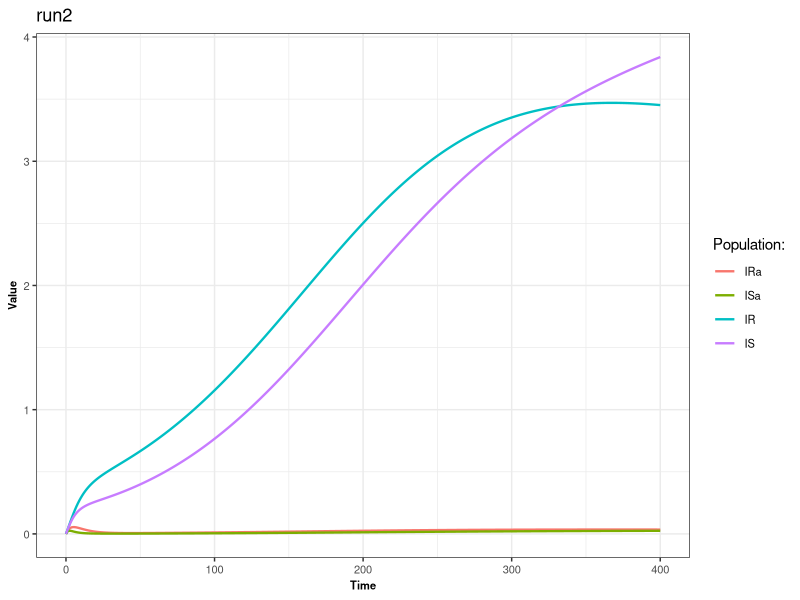
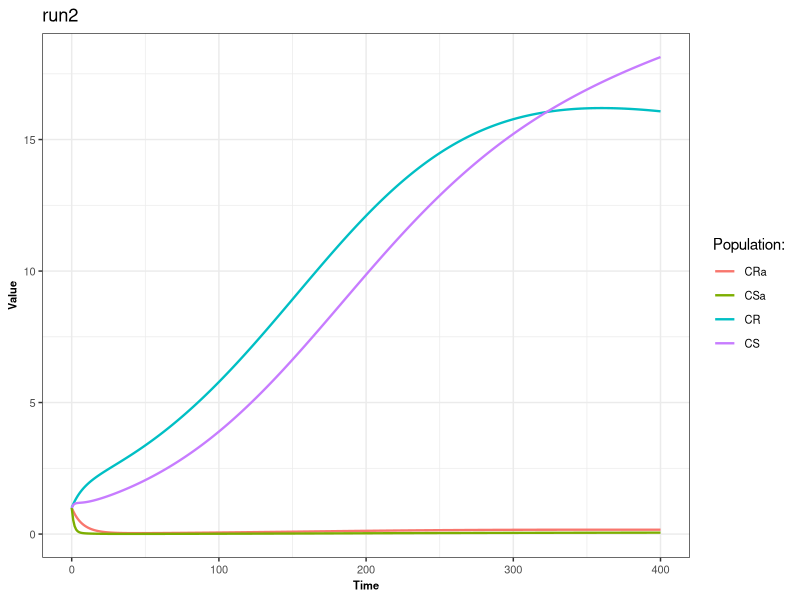
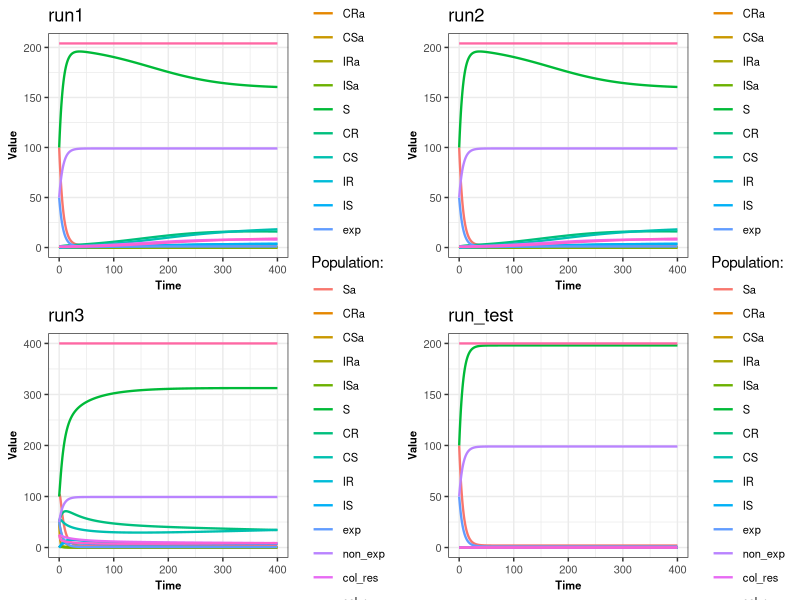

R code for these plots, in order:
library(deSolve)
library(ggplot2)
library(reshape2)
library(dplyr)
library(gridExtra)

Res_model <- function(t, pop, param) {
  
  with(as.list(c(pop, param)), {
    
    
    N=Sa+CRa+CSa+IRa+ISa+S+CR+CS+IR+IS
    
  
    
    dSa <- -Sa*((beta*ct*(CRa+IRa)/N)+(beta*ct*(CR+IR)/N)+beta*(CSa+ISa+CS+IS)/N)+delta*IRa+delta*ISa-omega*Sa+teta*S+gamma*CRa+(gamma+alpha)*CSa
    dCRa <- Sa*((beta*ct*(CRa+IRa)/N)+beta*ct*(CR+IR)/N)-gamma*CRa-rhoRa*CRa-omega*CRa+teta*CR
    dCSa <- Sa*(beta*(CSa+ISa+CS+IS)/N)-(gamma+alpha)*CSa-rhoSa*CSa-omega*CSa+teta*CS
    dIRa <- rhoRa*CRa-delta*IRa-omega*IRa+teta*IR
    dISa <- rhoSa*CSa-delta*ISa-omega*ISa+teta*IS
    
    dS <- -S*((beta*ct*(CRa+IRa)/N)+(beta*ct*(CR+IR)/N)+beta*(CSa+ISa+CS+IS)/N)+delta*IR+delta*IS+omega*Sa-teta*S+gamma*CR+gamma*CS
    dCR <- S*((beta*ct*(CRa+IRa)/N)+beta*ct*(CR+IR)/N)-gamma*CR-rho*CR+omega*CRa-teta*CR
    dCS <- S*(beta*(CSa+ISa+CS+IS)/N)-gamma*CS-rho*CS+omega*CSa-teta*CS
    dIR <- rho*CR-delta*IR+omega*IRa-teta*IR
    dIS <- rho*CS-delta*IS+omega*ISa-teta*IS
    
 
    res<-c(dSa,dCRa,dCSa,dIRa,dISa,dS,dCR,dCS,dIR,dIS)
    exp<-(Sa+CRa+CSa+IRa+ISa)*100/N
    non_exp<-(S+CR+CS+IR+IS)*100/N
    
    col_res<-(CR+CRa)*100/N
    col_s<-(CS+CSa)*100/N
    
    list(res,exp=exp,non_exp=non_exp,col_res=col_res,col_s=col_s,N=N)
    
  })
  
}

  create_params<-function(beta=0.065,ct=0.95,delta=0.14,gamma=0.03,rho=0.03,rhoRa=0.03,rhoSa=0.03,teta=0.0014,omega=0.14,alpha=0.5)
{
  list(beta=beta,ct=ct,delta=delta,gamma=gamma,rho=rho,rhoRa=rhoRa,rhoSa=rhoSa,teta=teta,omega=omega,alpha=alpha)
}

create_initial_cond<-function(Sa0=100,CRa0=1,CSa0=1,IRa0=0,ISa0=0,S0=100,CR0=1,CS0=1,IR0=0,IS0=0){
  c(Sa=Sa0,CRa=CRa0,CSa=CSa0,IRa=IRa0,ISa=ISa0,S=S0,CR=CR0,CS=CS0,IR=IR0,IS=IS0)
}

run<-function(Init.cond,param,Tmax=400,dt=1){
  Time=seq(from=0,to=Tmax,by=dt)
  result = as.data.frame(lsoda(Init.cond, Time, Res_model,param))
  return(result)
  
}

graph<- function(data,filter_values){
  data_name<-as.character(substitute(data))
  if(!is.null(filter_values))
  {
    p<-data %>%
      melt(id = "time") %>%
      filter(variable %in% filter_values) %>%
      ggplot() +
      geom_line(aes(time, value, colour = variable), linewidth = 0.8) +
      theme_bw() +
      theme(axis.text = element_text(size = 8),
            axis.title = element_text(size = 8, face = "bold"),
            legend.text = element_text(size = 8)) +
      labs(title=data_name,x = "Time", y = "Value", colour = "Population:")
    
    
  }
  else{
    p<-data %>%
      melt(id = "time") %>%
      ggplot() +
      geom_line(aes(time, value, colour = variable), linewidth = 0.8) +
      theme_bw() +
      theme(axis.text = element_text(size = 8),
            axis.title = element_text(size = 8, face = "bold"),
            legend.text = element_text(size = 8)) +
      labs(title=data_name,x = "Time", y = "Value", colour = "Population:")
    
    
  }
  
  return(p)
}


param<-create_params()
Init.cond<-create_initial_cond(CRa0=0,CSa0=0,CR0=0,CS0=0)
run_test<-run(Init.cond,param)
runtest_g<-graph(run_test,NULL)


Init.cond<-create_initial_cond()
param<-create_params(rhoSa=0.08)
run1<-run(Init.cond,param)
run1_g<-graph(run1,NULL)

Init.cond<-create_initial_cond()
param<-create_params()
run2<-run(Init.cond,param)
run2_g<-graph(run2,NULL)
graph(run2,c("IRa","ISa","IR","IS"))
graph(run2,c("CRa","CSa","CR","CS"))

Init.cond<-create_initial_cond(CRa0=50,CSa0=50,CR0=50,CS0=50)
param<-create_params()
run3<-run(Init.cond,param)
run3_g<-graph(run3, NULL)




grid.arrange(run1_g,run2_g,run3_g,runtest_g,ncol=2)

# on s'interesse aux individus colonisés par une souche résistante avec présence d'antibiotiques et sans
gCR<-graph(run1,c("CRa","CR"))

# on s'interesse aux individus colonisés par la souche sensible en présence et absence d'antibiotiques
gCS<-graph(run1,c("CSa","CS"))

#On va s'interesser à au nombres d'individus colonisés par la soucghe suscepitble selon le taux d'antibiotiques alpha
{
results_df <- data.frame(Alpha = numeric(), Last_CSa = numeric())

Init.cond<-create_initial_cond()
param<-create_params(alpha=0.15)
alpha1<-run(Init.cond,param)
new_row=data.frame(Alpha=param$alpha, Last_CSa=tail(alpha1$CSa, n = 1))
results_df <- bind_rows(results_df, new_row)

param<-create_params(alpha=0.25)
alpha2<-run(Init.cond,param)
new_row=data.frame(Alpha=param$alpha, Last_CSa=tail(alpha2$CSa, n = 1))
results_df <- bind_rows(results_df, new_row)

param<-create_params(alpha=0.37)
alpha3<-run(Init.cond,param)
new_row=data.frame(Alpha=param$alpha, Last_CSa=tail(alpha3$CSa, n = 1))
results_df <- bind_rows(results_df, new_row)

param<-create_params(alpha=0.1)
alpha4<-run(Init.cond,param)
new_row=data.frame(Alpha=param$alpha, Last_CSa=tail(alpha4$CSa, n = 1))
results_df <- bind_rows(results_df, new_row)

param<-create_params(alpha=0.86)
alpha5<-run(Init.cond,param)
new_row=data.frame(Alpha=param$alpha, Last_CSa=tail(alpha5$CSa, n = 1))
results_df <- bind_rows(results_df, new_row)

param<-create_params(alpha=0.5)
alpha6<-run(Init.cond,param)
new_row=data.frame(Alpha=param$alpha, Last_CSa=tail(alpha6$CSa, n = 1))
results_df <- bind_rows(results_df, new_row)

param<-create_params(alpha=0.68)
alpha7<-run(Init.cond,param)
new_row=data.frame(Alpha=param$alpha, Last_CSa=tail(alpha7$CSa, n = 1))
results_df <- bind_rows(results_df, new_row)

param<-create_params(alpha=0.90)
alpha8<-run(Init.cond,param)
new_row=data.frame(Alpha=param$alpha, Last_CSa=tail(alpha8$CSa, n = 1))
results_df <- bind_rows(results_df, new_row)

param<-create_params(alpha=0)
alpha9<-run(Init.cond,param)
new_row=data.frame(Alpha=param$alpha, Last_CSa=tail(alpha9$CSa, n = 1))
results_df <- bind_rows(results_df, new_row)

param<-create_params(alpha=1)
alpha10<-run(Init.cond,param)
new_row=data.frame(Alpha=param$alpha, Last_CSa=tail(alpha10$CSa, n = 1))
results_df <- bind_rows(results_df, new_row)

ggplot(data   = results_df,              
       mapping = aes(x = Alpha,    
                     y = Last_CSa)) +   
  geom_point(color="blue")+
  geom_line(color="purple")+
  theme_bw()+
  labs(title="Number of people in CSa according to the rate of antiobiotics (alpha)")


graph_alpha<-ggplot() + 
  geom_line(data=alpha9, aes(x=time,y=CSa), stat = "identity", colour="orange")+
  geom_line(data=alpha4, aes(x=time,y=CSa), stat = "identity", colour="blue")+
  geom_line(data=alpha6, aes(x=time,y=CSa), stat = "identity", colour="green")+
  geom_line(data=alpha8, aes(x=time,y=CSa),stat = "identity", colour="red")+
  geom_line(data=alpha10, aes(x=time,y=CSa),stat = "identity", colour="pink")+
  labs(title="People colonized by a sensitive strain, exposed to antibiotics",x = "Time", y = "CSa")+
  theme_bw()

graph_alpha_I<-ggplot() + 
  geom_line(data=alpha9, aes(x=time,y=ISa), stat = "identity", colour="orange")+
  geom_line(data=alpha4, aes(x=time,y=ISa), stat = "identity", colour="blue")+
  geom_line(data=alpha6, aes(x=time,y=ISa), stat = "identity", colour="green")+
  geom_line(data=alpha8, aes(x=time,y=ISa),stat = "identity", colour="red")+
  geom_line(data=alpha10, aes(x=time,y=ISa),stat = "identity", colour="pink")+
  labs(title="People infected by a sensitive strain, exposed to antibiotics",x = "Time", y = "ISa")+
  theme_bw()

}
